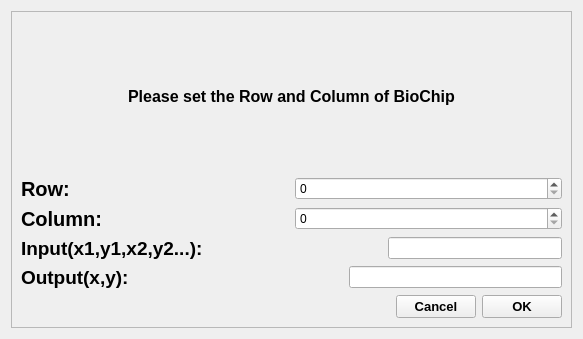
<?xml version="1.0" encoding="UTF-8"?>
<ui version="4.0">
 <class>SetTableSize</class>
 <widget class="QWidget" name="SetTableSize">
  <property name="geometry">
   <rect>
    <x>0</x>
    <y>0</y>
    <width>583</width>
    <height>339</height>
   </rect>
  </property>
  <property name="windowTitle">
   <string>Form</string>
  </property>
  <layout class="QVBoxLayout" name="verticalLayout_2">
   <item>
    <widget class="QFrame" name="frame">
     <property name="styleSheet">
      <string notr="true">#frame{
border-image: url(:/image/icons/set_background.jpeg);
}</string>
     </property>
     <property name="frameShape">
      <enum>QFrame::StyledPanel</enum>
     </property>
     <property name="frameShadow">
      <enum>QFrame::Raised</enum>
     </property>
     <layout class="QVBoxLayout" name="verticalLayout">
      <item>
       <layout class="QHBoxLayout" name="horizontalLayout">
        <item>
         <spacer name="horizontalSpacer">
          <property name="orientation">
           <enum>Qt::Horizontal</enum>
          </property>
          <property name="sizeHint" stdset="0">
           <size>
            <width>40</width>
            <height>20</height>
           </size>
          </property>
         </spacer>
        </item>
        <item>
         <widget class="QLabel" name="label">
          <property name="font">
           <font>
            <pointsize>12</pointsize>
            <weight>75</weight>
            <bold>true</bold>
           </font>
          </property>
          <property name="styleSheet">
           <string notr="true">color: rgb(255, 255, 255);
color: rgb(0, 0, 0);</string>
          </property>
          <property name="text">
           <string>Please set the Row and Column of BioChip</string>
          </property>
         </widget>
        </item>
        <item>
         <spacer name="horizontalSpacer_2">
          <property name="orientation">
           <enum>Qt::Horizontal</enum>
          </property>
          <property name="sizeHint" stdset="0">
           <size>
            <width>40</width>
            <height>20</height>
           </size>
          </property>
         </spacer>
        </item>
       </layout>
      </item>
      <item>
       <layout class="QHBoxLayout" name="horizontalLayout_3">
        <item>
         <widget class="QLabel" name="label_2">
          <property name="font">
           <font>
            <pointsize>15</pointsize>
            <weight>75</weight>
            <bold>true</bold>
           </font>
          </property>
          <property name="styleSheet">
           <string notr="true"/>
          </property>
          <property name="text">
           <string>Row:</string>
          </property>
         </widget>
        </item>
        <item>
         <widget class="QSpinBox" name="spinBox"/>
        </item>
       </layout>
      </item>
      <item>
       <layout class="QHBoxLayout" name="horizontalLayout_4">
        <item>
         <widget class="QLabel" name="label_3">
          <property name="font">
           <font>
            <pointsize>15</pointsize>
            <weight>75</weight>
            <bold>true</bold>
           </font>
          </property>
          <property name="styleSheet">
           <string notr="true"/>
          </property>
          <property name="text">
           <string>Column:</string>
          </property>
         </widget>
        </item>
        <item>
         <widget class="QSpinBox" name="spinBox_2"/>
        </item>
       </layout>
      </item>
      <item>
       <layout class="QHBoxLayout" name="horizontalLayout_5">
        <item>
         <widget class="QLabel" name="label_4">
          <property name="font">
           <font>
            <pointsize>14</pointsize>
            <weight>75</weight>
            <bold>true</bold>
           </font>
          </property>
          <property name="styleSheet">
           <string notr="true"/>
          </property>
          <property name="text">
           <string>Input(x1,y1,x2,y2...): </string>
          </property>
         </widget>
        </item>
        <item>
         <spacer name="horizontalSpacer_4">
          <property name="orientation">
           <enum>Qt::Horizontal</enum>
          </property>
          <property name="sizeHint" stdset="0">
           <size>
            <width>40</width>
            <height>20</height>
           </size>
          </property>
         </spacer>
        </item>
        <item>
         <widget class="QLineEdit" name="lineEdit"/>
        </item>
       </layout>
      </item>
      <item>
       <layout class="QHBoxLayout" name="horizontalLayout_6">
        <item>
         <widget class="QLabel" name="label_5">
          <property name="font">
           <font>
            <pointsize>14</pointsize>
            <weight>75</weight>
            <bold>true</bold>
           </font>
          </property>
          <property name="styleSheet">
           <string notr="true"/>
          </property>
          <property name="text">
           <string>Output(x,y):</string>
          </property>
         </widget>
        </item>
        <item>
         <spacer name="horizontalSpacer_5">
          <property name="orientation">
           <enum>Qt::Horizontal</enum>
          </property>
          <property name="sizeHint" stdset="0">
           <size>
            <width>40</width>
            <height>20</height>
           </size>
          </property>
         </spacer>
        </item>
        <item>
         <widget class="QLineEdit" name="lineEdit_2"/>
        </item>
       </layout>
      </item>
      <item>
       <layout class="QHBoxLayout" name="horizontalLayout_2">
        <item>
         <spacer name="horizontalSpacer_3">
          <property name="orientation">
           <enum>Qt::Horizontal</enum>
          </property>
          <property name="sizeHint" stdset="0">
           <size>
            <width>40</width>
            <height>20</height>
           </size>
          </property>
         </spacer>
        </item>
        <item>
         <widget class="QPushButton" name="pushButton">
          <property name="font">
           <font>
            <pointsize>10</pointsize>
            <weight>75</weight>
            <bold>true</bold>
           </font>
          </property>
          <property name="text">
           <string>Cancel</string>
          </property>
         </widget>
        </item>
        <item>
         <widget class="QPushButton" name="pushButton_4">
          <property name="font">
           <font>
            <pointsize>10</pointsize>
            <weight>75</weight>
            <bold>true</bold>
           </font>
          </property>
          <property name="text">
           <string>OK</string>
          </property>
         </widget>
        </item>
       </layout>
      </item>
     </layout>
    </widget>
   </item>
  </layout>
 </widget>
 <resources/>
 <connections>
  <connection>
   <sender>pushButton</sender>
   <signal>clicked()</signal>
   <receiver>SetTableSize</receiver>
   <slot>close()</slot>
   <hints>
    <hint type="sourcelabel">
     <x>408</x>
     <y>287</y>
    </hint>
    <hint type="destinationlabel">
     <x>216</x>
     <y>332</y>
    </hint>
   </hints>
  </connection>
 </connections>
</ui>
